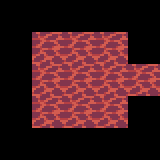

A 2D game scene composited from a Tiled map and its tileset images. What follows is a short description and the map's XML, with every tile layer's data as written:
An orthogonal 5x5 tile map with 32x32 px tiles, 1 tile layer (Tile Layer 1).

<map version="1.0" tiledversion="1.1.6" orientation="orthogonal" renderorder="right-down" width="5" height="5" tilewidth="32" tileheight="32" infinite="0" nextobjectid="1">
 <tileset firstgid="1" source="../ground.tsx" />
 <layer name="Tile Layer 1" width="5" height="5">
  <data encoding="csv">
0,0,0,0,0,
0,27,27,27,0,
0,27,27,27,27,
0,27,27,27,0,
0,0,0,0,0
</data>
 </layer>
</map>
